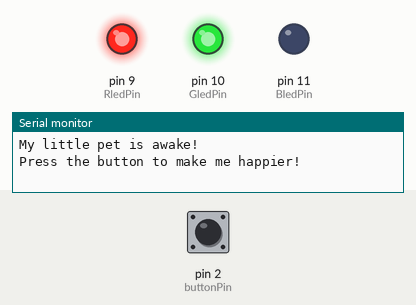
Recording of a sketch running on a simulated Arduino Uno, built with avr-gcc and run on an emulated ATmega328P. Parts: output pins drawn as LEDs (lit = HIGH), the last lines printed to the serial monitor. Inputs (shaded band) come from the test bench; at power-on: pin 2 (buttonPin) LOW.

Above: at 1.2 s.
1.3 s: pin 2 (buttonPin) pulled HIGH for 0.15 s
At 1.8 s:
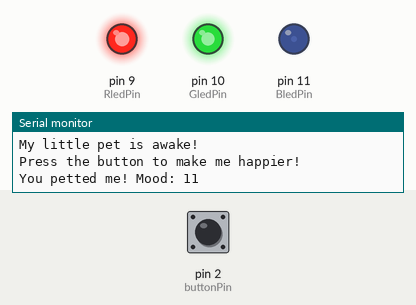
4.4 s: pin 2 (buttonPin) pulled HIGH for 1 s
At 5.4 s:
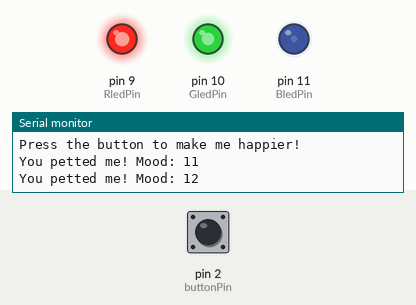
8.4 s: pin 2 (buttonPin) pulled HIGH for 0.15 s
At 9.7 s:
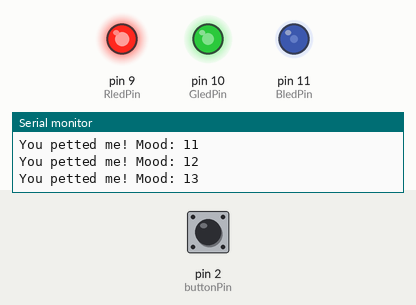
11.5 s: pin 2 (buttonPin) pulsed HIGH 2 times (0.12 s each, 0.3 s apart)
At 12.3 s:
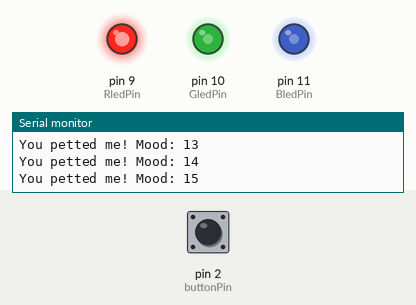
13.6 s: pin 2 (buttonPin) pulled HIGH for 3.2 s
19.8 s: pin 2 (buttonPin) pulsed HIGH 5 times (0.12 s each, 0.3 s apart)
Timing chart, 0 to 36.5 s (numbered marks = the images above; inputs shaded):
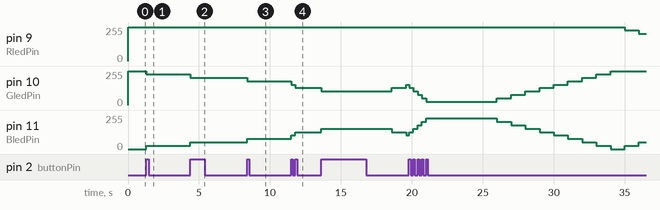

The sketch:

oct14gameplay.ino
```cpp
// Interactive Toy: Mood RGB LED + Button

// Button pin
const int buttonPin = 2;

// RGB LED pins
const int RledPin = 9;
const int GledPin = 10;
const int BledPin = 11;

// Mood settings
int mood = 10;
const int neutralMood = 10;
const int maxMood = 20;
const int minMood = 0;

// Button settings
int buttonState = LOW;
bool ButtonPressed = false;

// Timers
unsigned long touchedTimer = 0;
unsigned long reducedTimer = 0;

// Time intervals
const unsigned long unTouchInterval = 5000;  // 5 seconds
const unsigned long reducedInterval = 1000;  // 1 second

// Your yellow common wire is connected to 5V.
// This assumes your RGB LED is common-anode.
const bool commonAnode = true;


void setup() {
  // Set button pin
  pinMode(buttonPin, INPUT);

  // Set RGB LED pins
  pinMode(RledPin, OUTPUT);
  pinMode(GledPin, OUTPUT);
  pinMode(BledPin, OUTPUT);

  // Start Serial Monitor
  Serial.begin(9600);

  // Initialize timers
  touchedTimer = millis();
  reducedTimer = millis();

  // Display starting mood
  showLEDState(mood);

  Serial.println("My little pet is awake!");
  Serial.println("Press the button to make me happier!");
}


void loop() {
  unsigned long currentMillis = millis();

  // Read the button
  buttonState = digitalRead(buttonPin);

  // Make the toy happier when the button is pressed
  if (buttonState == HIGH && !ButtonPressed) {
    ButtonPressed = true;

    mood++;

    // Keep mood at or below the maximum
    if (mood > maxMood) {
      mood = maxMood;
    }

    // Reset timers after being petted
    touchedTimer = currentMillis;
    reducedTimer = currentMillis;

    Serial.print("You petted me! Mood: ");
    Serial.println(mood);
  }

  // Allow another press after the button is released
  if (buttonState == LOW) {
    ButtonPressed = false;
  }

  // Check whether the toy has been left alone for 5 seconds
  if (currentMillis - touchedTimer >= unTouchInterval) {

    // Reduce mood once every second
    if (currentMillis - reducedTimer >= reducedInterval) {

      if (mood > minMood) {
        mood--;
      }

      reducedTimer = currentMillis;

      Serial.print("I'm getting sad... Mood: ");
      Serial.println(mood);
    }
  }

  // Update the RGB LED to match the current mood
  showLEDState(mood);
}


// Set RGB brightness
void setRGB(int red, int green, int blue) {

  // Invert brightness for a common-anode RGB LED
  if (commonAnode) {
    red = 255 - red;
    green = 255 - green;
    blue = 255 - blue;
  }

  analogWrite(RledPin, red);
  analogWrite(GledPin, green);
  analogWrite(BledPin, blue);
}


// Display the toy's mood using color
void showLEDState(int currentMood) {

  int red = 0;
  int green = 0;
  int blue = 0;

  if (currentMood < neutralMood) {

    // Sad mood: transition from red to blue
    red = map(currentMood, minMood, neutralMood, 255, 0);
    blue = map(currentMood, minMood, neutralMood, 0, 255);

  } else {

    // Happy mood: transition from blue to green
    green = map(currentMood, neutralMood, maxMood, 0, 255);
    blue = map(currentMood, neutralMood, maxMood, 255, 0);

  }

  setRGB(red, green, blue);
}
```

Measured:
- after the input at 1.3 s, pin 10 (GledPin): 255/255 → 230/255 at once; pin 11 (BledPin): 0/255 → 25/255 at once
- after the input at 4.4 s, pin 9 (RledPin): stays 255/255 (without the input it goes to 229/255 after 2.9 s); pin 10 (GledPin): 230/255 → 204/255 at once
- after the input at 8.4 s, pin 9 (RledPin): stays 255/255 (without the input it goes to 229/255 after 3.0 s)
- after the input at 11.5 s, pin 10 (GledPin): 179/255 → 153/255 at once, → 128/255 0.30 s later; pin 11 (BledPin): 76/255 → 102/255 at once, → 127/255 0.30 s later
